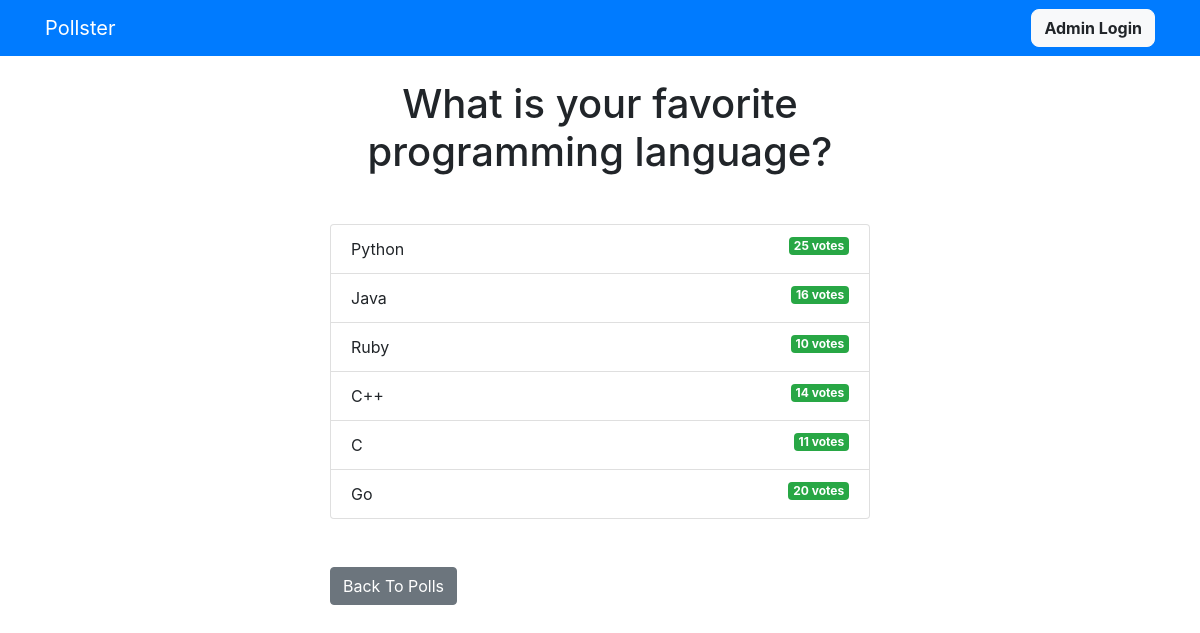
Page /polls/1/results/ on the committed database.
### polls/models.py (models this page shows, shortened)
class Question(models.Model):
    question_text = models.CharField(max_length=200)
    pub_date = models.DateTimeField('date published')

class Choice(models.Model):
    question = models.ForeignKey(Question, on_delete=models.CASCADE)
    choice_text = models.CharField(max_length=200)
    votes = models.IntegerField(default=0)

### polls/views.py (the view)
# urls.py: path('<int:question_id>/results/', views.results, name='results'),
def results(request, question_id):
    votedata=[]
    question = get_object_or_404(Question, pk=question_id)
    votes = question.choice_set.all()
    for i in votes:
        votedata.append({i.choice_text : i.votes})
    context = {'question': question, 'votes' : votes, 'votedata' : votedata}
    return render(request, 'polls/results.html', context)

### templates/polls/results.html (shortened to what this page needs)
{% extends 'base.html' %}
{% block content %}
<h1 class="mb-5 text-center">{{ question.question_text }}</h1>
<ul class="list-group mb-5">
	{% for choice in question.choice_set.all %}
	<li class="list-group-item">
		{{ choice.choice_text }}  <span class="badge badge-success float-right">{{ choice.votes }} vote{{ choice.votes | pluralize }}</span>
	</li>
	{% endfor %}
</ul>
<a class="btn btn-secondary" href="{% url 'polls:index' %}">Back To Polls</a>
{% endblock %}

### templates/base.html (shortened to what this page needs)
<!DOCTYPE html>
<html lang="en">
  <head>
    <link
      rel="stylesheet"
      href="https://stackpath.bootstrapcdn.com/bootstrap/4.3.1/css/bootstrap.min.css"
    />
  </head>
  <body>
    {% include 'partials/_navbar.html' %}
    <div class="container">
      <div class="row">
        <div class="col-md-6 m-auto">
          {% block content %}{% endblock %}
        </div>
      </div>
    </div>
  </body>
</html>

### templates/partials/_navbar.html
<nav class="navbar navbar-dark bg-primary mb-4">
	<div class="container">
		<a class="navbar-brand" href="/">Pollster</a>
		{%if request.user.is_authenticated%}
        <a href="/admin"class="btn btn-light" style="border-radius: 8px; font-weight:bold;">Admin Panel</a>
        {%else%}
        <a href="/admin"class="btn btn-light" style="border-radius: 8px; font-weight:bold;">Admin Login</a>
        {%endif%}
	</div>
</nav>

### rows in the picture
Question: question_text "What is your favorite programming language?"
Choice: choice_text "Python", votes "25", votes|pluralize "s"
Choice: choice_text "Java", votes "16", votes|pluralize "s"
Choice: choice_text "Ruby", votes "10", votes|pluralize "s"
Choice: choice_text "C++", votes "14", votes|pluralize "s"
Choice: choice_text "C", votes "11", votes|pluralize "s"
Choice: choice_text "Go", votes "20", votes|pluralize "s"
